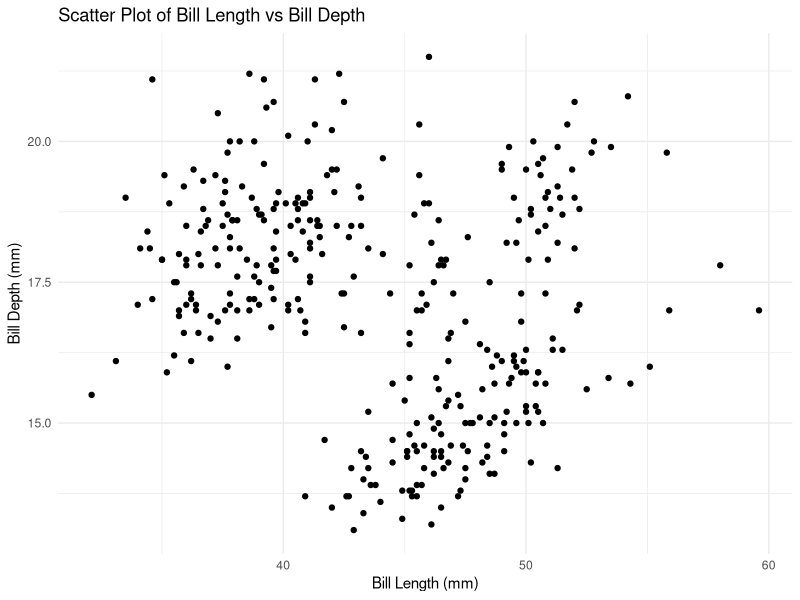
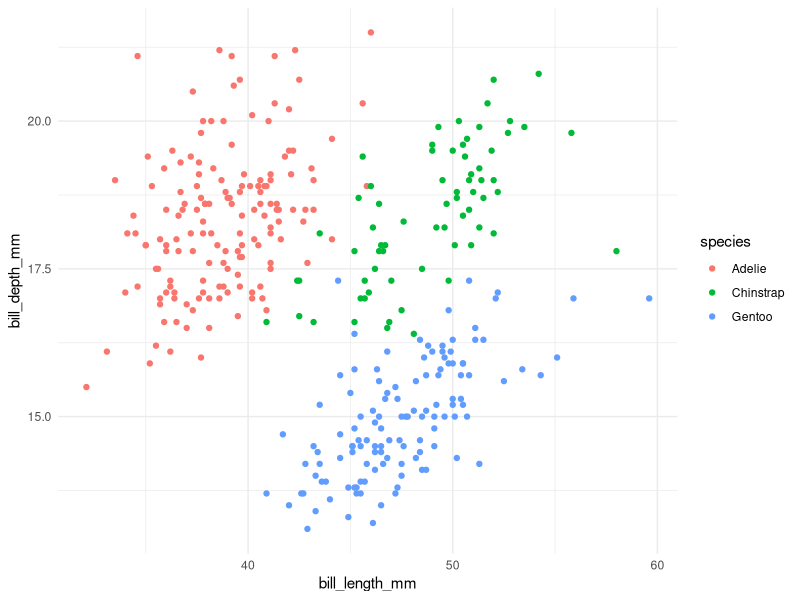
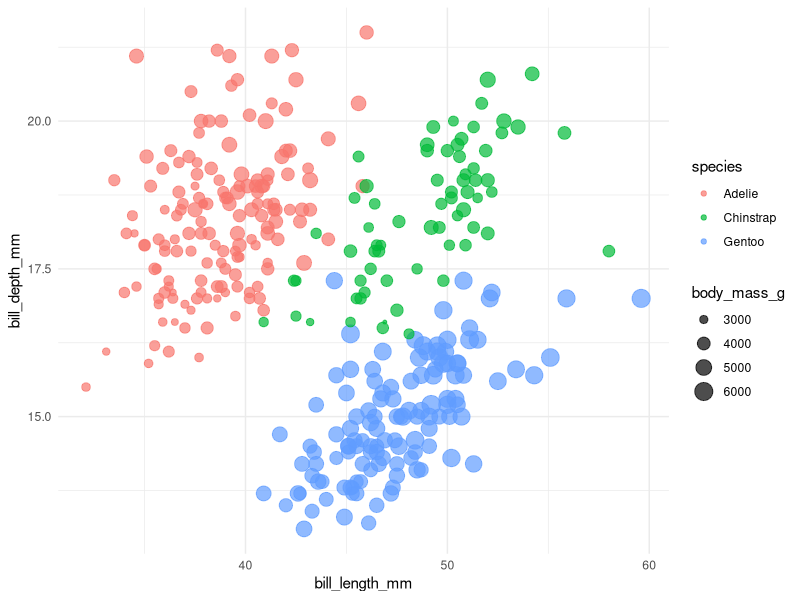
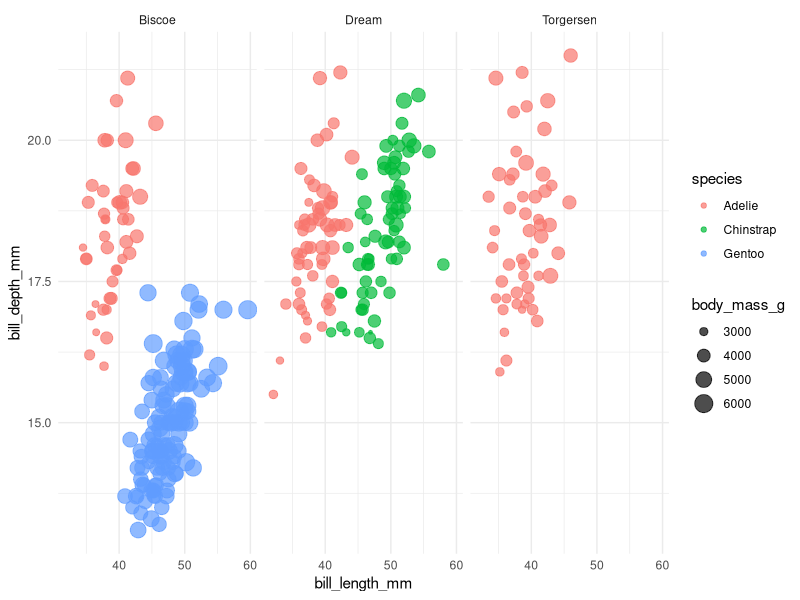
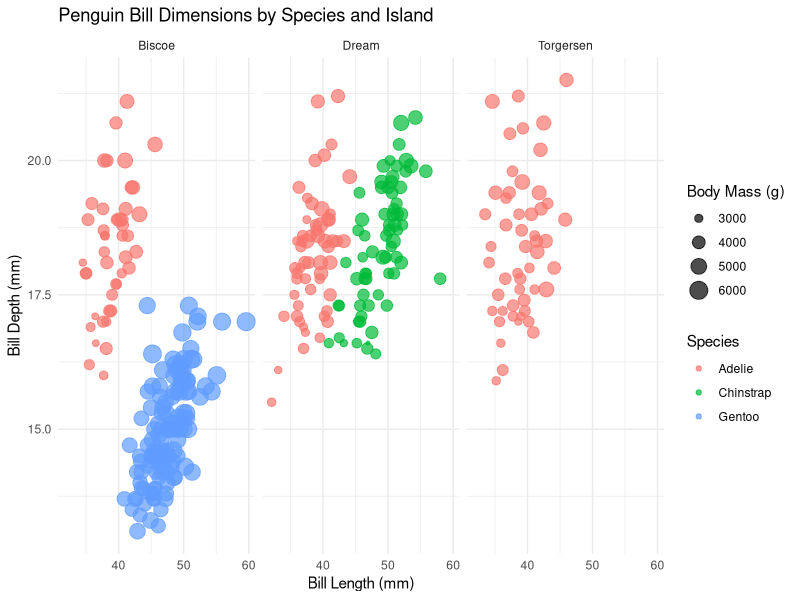
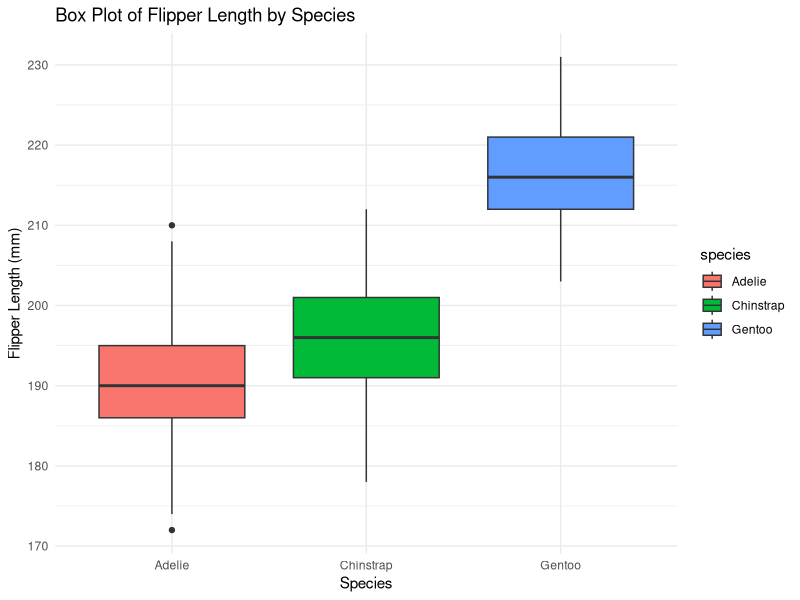
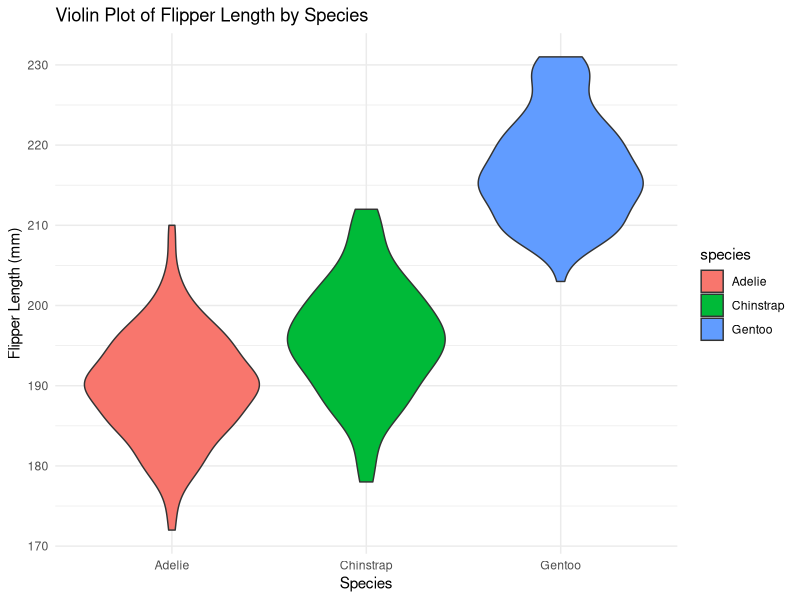
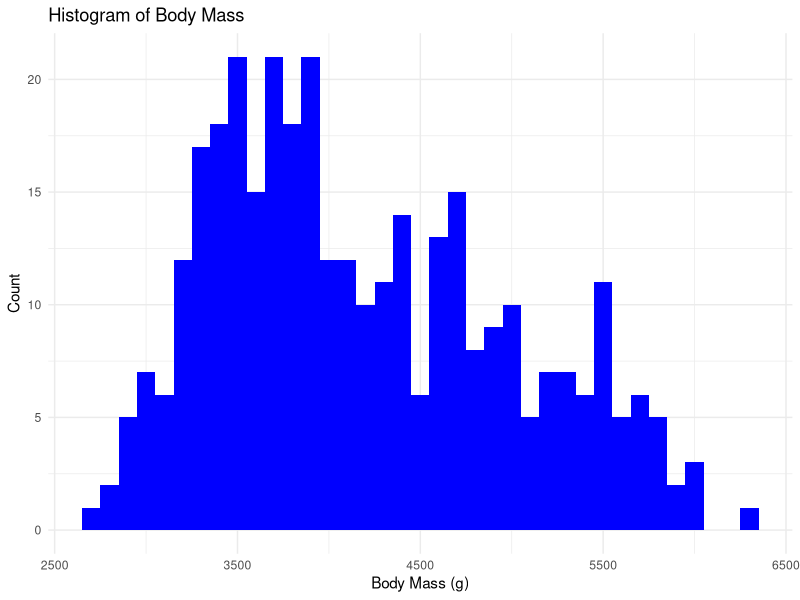

Write R code to recreate these figures, in order.
## ---- chunk 1
# Load necessary libraries
library(palmerpenguins)
library(ggplot2)
library(dplyr)

# Load the penguins dataset
data("penguins")

# Display the first few rows of the dataset
head(penguins)

# Q1. Scatter plot of bill.length.mm vs bill.depth.mm
ggplot(penguins, aes(x = bill_length_mm, y = bill_depth_mm)) +
  geom_point() +
  labs(title = "Scatter Plot of Bill Length vs Bill Depth",
       x = "Bill Length (mm)",
       y = "Bill Depth (mm)") +
  theme_minimal()
## ---- chunk 2
# Q2. Scatter plot colored by species
ggplot(penguins, aes(x = bill_length_mm, y = bill_depth_mm, color = species)) +
  geom_point() +
  theme_minimal()
## ---- chunk 3
# Q3. Change point size based on body mass
ggplot(penguins, aes(x = bill_length_mm, y = bill_depth_mm, color = species, size = body_mass_g)) +
  geom_point(alpha = 0.7) +
  theme_minimal()
## ---- chunk 4
# Q4. Facet by island
ggplot(penguins, aes(x = bill_length_mm, y = bill_depth_mm, color = species, size = body_mass_g)) +
  geom_point(alpha = 0.7) +
  theme_minimal() +
  facet_wrap(~ island)
## ---- chunk 5
# Q5. Add axis title and meaningful labels
ggplot(penguins, aes(x = bill_length_mm, y = bill_depth_mm, color = species, size = body_mass_g)) +
  geom_point(alpha = 0.7) +
  theme_minimal() +
  facet_wrap(~ island) +
  labs(title = "Penguin Bill Dimensions by Species and Island",
       x = "Bill Length (mm)",
       y = "Bill Depth (mm)",
       color = "Species",
       size = "Body Mass (g)")
## ---- chunk 6
# Q6. Box plot of flipper length accross species
ggplot(penguins, aes(x = species, y = flipper_length_mm, fill = species)) +
  geom_boxplot() +
  theme_minimal() +
  labs(title = "Box Plot of Flipper Length by Species",
       x = "Species",
       y = "Flipper Length (mm)") +
  theme(legend)
## ---- chunk 7
# Q7. Violin plot instead of box plot
ggplot(penguins, aes(x = species, y = flipper_length_mm, fill = species)) +
  geom_violin() +
  theme_minimal() +
  labs(title = "Violin Plot of Flipper Length by Species",
       x = "Species",
       y = "Flipper Length (mm)") +
  theme(legend)
## ---- chunk 8
# Q8. Histogram of body mass
ggplot(penguins, aes(x = body_mass_g)) +
  geom_histogram(binwidth = 100, fill = "blue") +
  theme_minimal() +
  labs(title = "Histogram of Body Mass",
       x = "Body Mass (g)",
       y = "Count")
## ---- chunk 9
# Q9. Annotate tallest Penguin flipper range on the histogram
tallest_flipper <- penguins %>%
  filter(flipper_length_mm == max(flipper_length_mm, na.rm = TRUE)) %>%
  select(body_mass_g)
ggplot(penguins, aes(x = body_mass_g)) +
  geom_histogram(binwidth = 100, fill = "blue") +
  theme_minimal() +
  labs(title = "Histogram of Body Mass with Tallest Flipper Annotation",
       x = "Body Mass (g)",
       y = "Count") +
  annotate("text", x = tallest_flipper$body_mass_g, y = 9, label = "Tallest Flipper",
           angle = 90, color = "red")
## ---- chunk 10
# Q10. Save with ggsave
plot <- ggplot(penguins, aes(x = bill_length_mm, y = bill_depth_mm, 
                             color = species, size = body_mass_g)) +
  geom_point(alpha = 0.7) +
  theme_minimal() +
  facet_wrap(~ island) +
  labs(title = "Penguin Bill Dimensions by Species and Island",
       x = "Bill Length (mm)",
       y = "Bill Depth (mm)",
       color = "Species",
       size = "Body Mass (g)")
ggsave("penguin_bill_dimensions.png", plot = plot, width = 10, height = 6)

ggplot(penguins, aes(x = body_mass_g)) +
  geom_histogram(binwidth = 100, fill = "blue") +
  theme_minimal() +
  labs(title = "Histogram of Body Mass with Tallest Flipper Annotation",
       x = "Body Mass (g)",
       y = "Count") +
  annotate("text", x = tallest_flipper$body_mass_g, y = 9, label = "Tallest Flipper",
           angle = 90, color = "red")
ggsave("penguin_body_mass_histogram.png", width = 8, height = 5)
